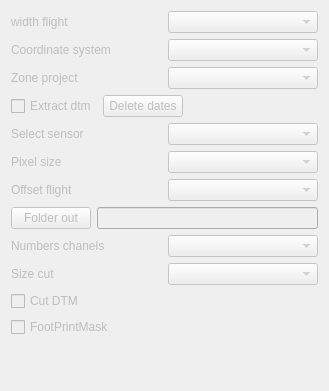
<?xml version="1.0" encoding="UTF-8"?>
<ui version="4.0">
 <class>cREATEmET</class>
 <widget class="QWidget" name="cREATEmET">
  <property name="geometry">
   <rect>
    <x>0</x>
    <y>0</y>
    <width>329</width>
    <height>391</height>
   </rect>
  </property>
  <property name="windowTitle">
   <string>Form</string>
  </property>
  <layout class="QVBoxLayout" name="verticalLayout">
   <item>
    <layout class="QHBoxLayout" name="horizontalLayout_12">
     <item>
      <widget class="QLabel" name="labelAnchoPasadaMet">
       <property name="enabled">
        <bool>false</bool>
       </property>
       <property name="text">
        <string>width flight</string>
       </property>
      </widget>
     </item>
     <item>
      <widget class="QComboBox" name="comboBoxAnchoPasadaMet">
       <property name="enabled">
        <bool>false</bool>
       </property>
      </widget>
     </item>
    </layout>
   </item>
   <item>
    <layout class="QHBoxLayout" name="horizontalLayout_10">
     <item>
      <widget class="QLabel" name="labelCoordinateSystemMet">
       <property name="enabled">
        <bool>false</bool>
       </property>
       <property name="text">
        <string>Coordinate system</string>
       </property>
      </widget>
     </item>
     <item>
      <widget class="QComboBox" name="comboBoxCoordinateSystemMet">
       <property name="enabled">
        <bool>false</bool>
       </property>
      </widget>
     </item>
    </layout>
   </item>
   <item>
    <layout class="QHBoxLayout" name="horizontalLayout_8">
     <item>
      <widget class="QLabel" name="labelAmbitoProyectoMet">
       <property name="enabled">
        <bool>false</bool>
       </property>
       <property name="text">
        <string>Zone project</string>
       </property>
      </widget>
     </item>
     <item>
      <widget class="QComboBox" name="comboBoxAmbitoProyectoMet">
       <property name="enabled">
        <bool>false</bool>
       </property>
      </widget>
     </item>
    </layout>
   </item>
   <item>
    <layout class="QHBoxLayout" name="horizontalLayout_2">
     <item>
      <widget class="QCheckBox" name="checkBoxExtraerMet">
       <property name="enabled">
        <bool>false</bool>
       </property>
       <property name="text">
        <string>Extract dtm</string>
       </property>
      </widget>
     </item>
     <item>
      <widget class="QPushButton" name="pushButtonDeleteDatesMet">
       <property name="enabled">
        <bool>false</bool>
       </property>
       <property name="text">
        <string>Delete dates</string>
       </property>
      </widget>
     </item>
     <item>
      <spacer name="horizontalSpacer">
       <property name="orientation">
        <enum>Qt::Horizontal</enum>
       </property>
       <property name="sizeHint" stdset="0">
        <size>
         <width>40</width>
         <height>20</height>
        </size>
       </property>
      </spacer>
     </item>
    </layout>
   </item>
   <item>
    <layout class="QHBoxLayout" name="horizontalLayout_11">
     <item>
      <widget class="QLabel" name="labelSelectSensor">
       <property name="enabled">
        <bool>false</bool>
       </property>
       <property name="text">
        <string>Select sensor</string>
       </property>
      </widget>
     </item>
     <item>
      <widget class="QComboBox" name="comboBoxSelectSensor">
       <property name="enabled">
        <bool>false</bool>
       </property>
      </widget>
     </item>
    </layout>
   </item>
   <item>
    <layout class="QHBoxLayout" name="horizontalLayout_9">
     <item>
      <widget class="QLabel" name="labelTamanoPixelMet">
       <property name="enabled">
        <bool>false</bool>
       </property>
       <property name="text">
        <string>Pixel size</string>
       </property>
      </widget>
     </item>
     <item>
      <widget class="QComboBox" name="comboBoxTamanoPixelMet">
       <property name="enabled">
        <bool>false</bool>
       </property>
      </widget>
     </item>
    </layout>
   </item>
   <item>
    <layout class="QHBoxLayout" name="horizontalLayout_13">
     <item>
      <widget class="QLabel" name="labelOffsetPasadaMet">
       <property name="enabled">
        <bool>false</bool>
       </property>
       <property name="text">
        <string>Offset flight</string>
       </property>
      </widget>
     </item>
     <item>
      <widget class="QComboBox" name="comboBoxOffsetPasadaMet">
       <property name="enabled">
        <bool>false</bool>
       </property>
      </widget>
     </item>
    </layout>
   </item>
   <item>
    <layout class="QHBoxLayout" name="horizontalLayout">
     <item>
      <widget class="QPushButton" name="pushButtonFolderOutMet">
       <property name="enabled">
        <bool>false</bool>
       </property>
       <property name="text">
        <string>Folder out</string>
       </property>
      </widget>
     </item>
     <item>
      <widget class="QLineEdit" name="lineEditFolderOutMet">
       <property name="enabled">
        <bool>false</bool>
       </property>
       <property name="toolTip">
        <string/>
       </property>
       <property name="inputMask">
        <string/>
       </property>
       <property name="dragEnabled">
        <bool>false</bool>
       </property>
       <property name="readOnly">
        <bool>true</bool>
       </property>
      </widget>
     </item>
    </layout>
   </item>
   <item>
    <layout class="QHBoxLayout" name="horizontalLayout_15">
     <item>
      <widget class="QLabel" name="labelNumeroCanalesspasadaMet">
       <property name="enabled">
        <bool>false</bool>
       </property>
       <property name="text">
        <string>Numbers chanels</string>
       </property>
      </widget>
     </item>
     <item>
      <widget class="QComboBox" name="comboBoxNumeroCanalesspasadaMet">
       <property name="enabled">
        <bool>false</bool>
       </property>
      </widget>
     </item>
    </layout>
   </item>
   <item>
    <layout class="QHBoxLayout" name="horizontalLayout_14">
     <item>
      <widget class="QLabel" name="labelCortarMet">
       <property name="enabled">
        <bool>false</bool>
       </property>
       <property name="text">
        <string>Size cut</string>
       </property>
      </widget>
     </item>
     <item>
      <widget class="QComboBox" name="comboBoxTamanyoCortarMet">
       <property name="enabled">
        <bool>false</bool>
       </property>
      </widget>
     </item>
    </layout>
   </item>
   <item>
    <widget class="QCheckBox" name="checkBoxCortarMet">
     <property name="enabled">
      <bool>false</bool>
     </property>
     <property name="text">
      <string>Cut DTM</string>
     </property>
    </widget>
   </item>
   <item>
    <widget class="QCheckBox" name="checkBoxFootPrintMaskMet">
     <property name="enabled">
      <bool>false</bool>
     </property>
     <property name="text">
      <string>FootPrintMask</string>
     </property>
    </widget>
   </item>
   <item>
    <spacer name="verticalSpacer">
     <property name="orientation">
      <enum>Qt::Vertical</enum>
     </property>
     <property name="sizeHint" stdset="0">
      <size>
       <width>20</width>
       <height>38</height>
      </size>
     </property>
    </spacer>
   </item>
  </layout>
 </widget>
 <resources/>
 <connections/>
</ui>
